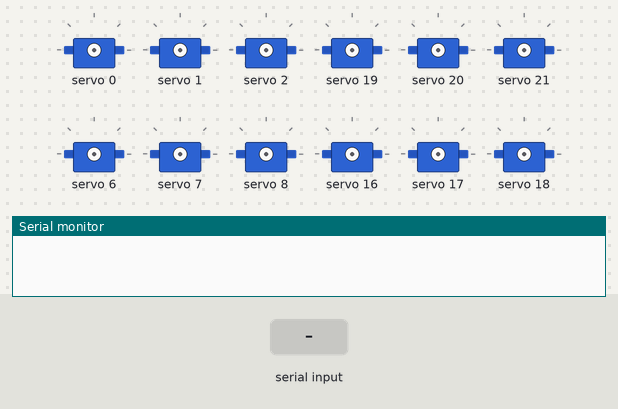
The sketch below on a simulated Arduino Uno, built with avr-gcc and run on an emulated ATmega328P. Parts: 12 × servo, the last lines printed to the serial monitor. Inputs (shaded band) come from the test bench.

Above: at 1.2 s.
1.3 s: "walk 1\n" received over Serial
4.3 s: "set 1\n" received over Serial
At 7.0 s:
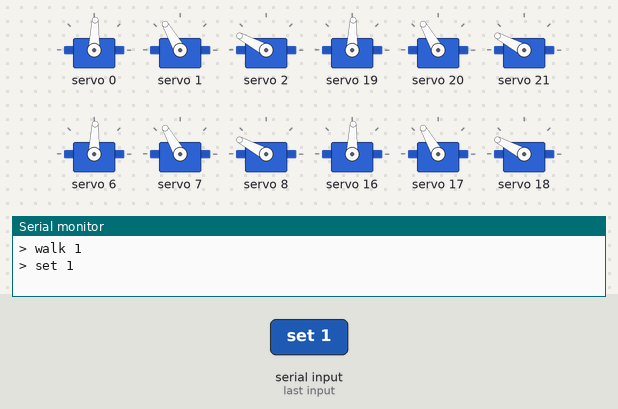
7.3 s: "set" received over Serial
At 8.7 s:
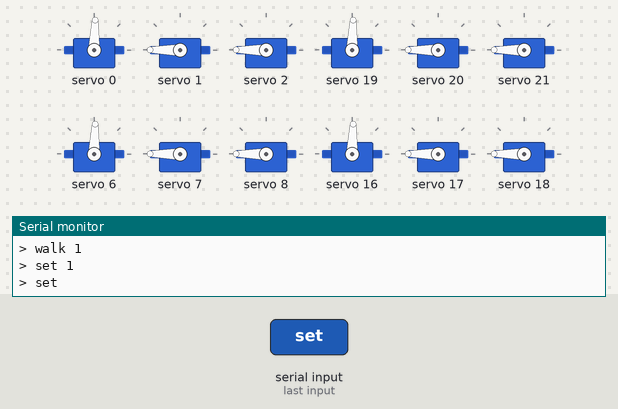
Timing chart, 0 to 10.3 s (numbered marks = the images above; inputs shaded):
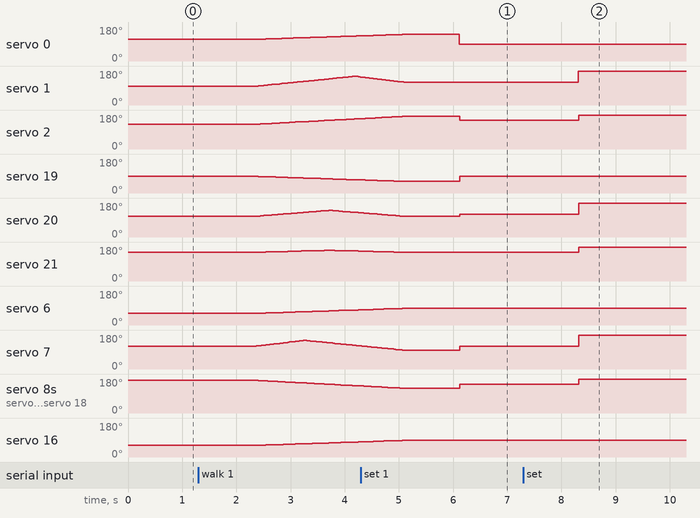

The sketch:

Parker_v4_bk2.ino
```cpp
#include <Adafruit_PWMServoDriver.h>

Adafruit_PWMServoDriver pca1 = Adafruit_PWMServoDriver(0x40);  // Left side
Adafruit_PWMServoDriver pca2 = Adafruit_PWMServoDriver(0x41);  // right side

void setup() {
  Serial.begin(9600);

  pca1.begin();
  pca1.setPWMFreq(60);
  pca2.begin();
  pca2.setPWMFreq(60);
}

//=======================================//================================================> READ COMMANDS

String command[7];  //le arrey qui stocke la commande

void splitStringIntoWords(String str) {  //separates the command into words

  //clear array words
  for (int x = 0; x < 7; x++) {
    command[x] = "";
  }

  int wordCount = 0, startIndex = 0;

  //magic (i actually have no idea how this works)
  while (true) {
    int spaceIndex = str.indexOf(' ', startIndex);
    if (spaceIndex == -1) {
      command[wordCount++] = str.substring(startIndex);
      break;
    }
    command[wordCount++] = str.substring(startIndex, spaceIndex);
    startIndex = spaceIndex + 1;
  }
}

void loop() {  //loop here !!!

  if (Serial.available()) {
    String commandFull = Serial.readString();
    splitStringIntoWords(commandFull);
    Serial.print("> ");
    Serial.println(commandFull);

    String type = command[0];

    if (type == "move") {
      Move();
    } else if (type == "walk") {
      Walk();
    } else if (type == "rotate") {
      //Rotate();
    } else if (type == "define") {
      Define();
    } else if (type == "set") {
      Set(false, 0);
    } else if (type == "turn") {
      Turn();
    } else if (type == "play") {
      //Play();
    } else {
      Serial.println("! Command error at 'type' input: " + String(command[0]));
    }
  }
}

//=======================================//================================================> WALK FRONT BACK

void Walk() {
  int8_t direction = (command[1] == "f") ? 1 : -1;
  int8_t times = command[2].toInt();

  FrontBack(direction, times);
}

int degFB[6][2] = {
  { 90, 50 },   //front and back > base (-/+)
  { 80, 60 },   //front and back > coxa (->)
  { 50, 10 },   //front and back > tibia (->)
  { 65, 115 },  //middle > base (->)
  { 60, 70 },   //middle > coxa (->)
  { 20, 30 }    //middle > tibia (->)
};

int vel = 180;
int8_t rise = 30;
int lastDir = 0;

void FrontBack(int8_t direction, int8_t times) {

  int x, y;

  if (lastDir != direction) {
    times += 1;
  }

  for (int cycle = ((direction == lastDir) ? 0 : 1); cycle < times * 2; cycle++) {

    int8_t cycleBinary = (cycle % 2 == 0) ? 1 : -1;

    if (direction == 1) {
      //front
      x = (cycleBinary == 1) ? 0 : -vel;
      y = (cycleBinary == 1) ? vel : 0;
    } else {
      //back
      x = (cycleBinary == 1) ? -vel : 0;
      y = (cycleBinary == 1) ? 0 : vel;
    }

    for (int a = x; a <= y; a++) {

      int aFixed = (a <= 0) ? a * -1 : a;  //LRL

      pca1.setPWM(0, 0, 115 + (180 - (((float)((degFB[0][0] - degFB[0][1]) - degFB[0][0]) / vel) * SmoothFixed(aFixed, 1, x, times, cycle, direction) + degFB[0][0])) * 2.694);
      pca1.setPWM(1, 0, 115 + (180 - MidleMov(degFB[1][1], degFB[1][0], 1, 1, aFixed, cycleBinary)) * 2.694);
      pca1.setPWM(2, 0, 115 + (180 - (((float)(degFB[2][1] - degFB[2][0]) / vel) * aFixed + degFB[2][0])) * 2.694);
      //
      pca2.setPWM(3, 0, 115 + (180 - (((float)(degFB[3][1] - degFB[3][0]) / vel) * SmoothFixed(aFixed, 1, x, times, cycle, direction) + degFB[3][0])) * 2.694);
      pca2.setPWM(4, 0, 115 + (180 - MidleMov(degFB[4][1], degFB[4][0], 2, 1, aFixed, cycleBinary)) * 2.694);
      pca2.setPWM(5, 0, 115 + (180 - (((float)(degFB[5][1] - degFB[5][0]) / (vel / 2)) * abs(aFixed - vel / 2) + degFB[5][0])) * 2.694);
      //
      pca1.setPWM(6, 0, 115 + (180 - (((float)(degFB[0][0] - (degFB[0][0] + degFB[0][1])) / vel) * SmoothFixed(aFixed, 1, x, times, cycle, direction) + (degFB[0][0] + degFB[0][1]))) * 2.694);
      pca1.setPWM(7, 0, 115 + (180 - MidleMov(degFB[1][0], degFB[1][1], 3, 1, aFixed, cycleBinary)) * 2.694);
      pca1.setPWM(8, 0, 115 + (180 - (((float)(degFB[2][0] - degFB[2][1]) / vel) * aFixed + degFB[2][1])) * 2.694);

      int aInverted = vel - aFixed;  //RLR

      pca2.setPWM(0, 0, 115 + (180 - (((float)((degFB[0][0] + degFB[0][1]) - degFB[0][0]) / vel) * SmoothFixed(aInverted, 2, x, times, cycle, direction) + degFB[0][0])) * 2.694);
      pca2.setPWM(1, 0, 115 + (180 - MidleMov(degFB[1][1], degFB[1][0], 1, 2, aInverted, cycleBinary)) * 2.694);
      pca2.setPWM(2, 0, 115 + (180 - (((float)(degFB[2][1] - degFB[2][0]) / vel) * aInverted + degFB[2][0])) * 2.694);
      //
      pca1.setPWM(3, 0, 115 + (180 - (((float)(degFB[3][0] - degFB[3][1]) / vel) * SmoothFixed(aInverted, 2, x, times, cycle, direction) + degFB[3][1])) * 2.694);
      pca1.setPWM(4, 0, 115 + (180 - MidleMov(degFB[4][1], degFB[4][0], 2, 2, aInverted, cycleBinary)) * 2.694);
      pca1.setPWM(5, 0, 115 + (180 - (((float)(degFB[5][1] - degFB[5][0]) / (vel / 2)) * abs(aInverted - vel / 2) + degFB[5][0])) * 2.694);
      //
      pca2.setPWM(6, 0, 115 + (180 - (((float)(degFB[0][0] - (degFB[0][0] - degFB[0][1])) / vel) * SmoothFixed(aInverted, 2, x, times, cycle, direction) + (degFB[0][0] - degFB[0][1]))) * 2.694);
      pca2.setPWM(7, 0, 115 + (180 - MidleMov(degFB[1][0], degFB[1][1], 3, 2, aInverted, cycleBinary)) * 2.694);
      pca2.setPWM(8, 0, 115 + (180 - (((float)(degFB[2][0] - degFB[2][1]) / vel) * aInverted + degFB[2][1])) * 2.694);
    }
  }

  lastDir = direction;  // -I'm just here, existing...
}

float SmoothFixed(int a, int sideMotor, int from, int times, int cycleNow, int direction) {

  if (cycleNow == ((direction == lastDir) ? 0 : 1) || cycleNow == (times * 2 - 1)) {  //slow (x0.5)

    from = (from == 0) ? -vel : vel;

    int d1 = (sideMotor == 1) ? 0 : vel;
    int d2 = (sideMotor == 1) ? vel : 0;

    if (from == -vel) {
      a = a - ((cycleNow == ((lastDir == direction) ? 0 : 1)) ? d1 : d2);
    } else if (from == vel) {
      a = a - ((cycleNow == ((lastDir == direction) ? 0 : 1)) ? d2 : d1);
    }

    return (float)a / 2 + (vel / 2);

  } else {  //fast (x1)

    return a;
  }
}

float MidleMov(int to, int from, int8_t posMotor, int8_t sideMotor, int a, int8_t nCycle) {

  if (sideMotor == 2) {
    nCycle = nCycle * -1;
  }

  if (nCycle == 1) {  //touching floor

    if (posMotor == 1) {
      return ((float)(to - from) / vel) * a + from;
    } else if (posMotor == 2) {
      return ((float)(to - from) / (vel / 2)) * abs(a - vel / 2) + from;
    } else {
      return ((float)(to - from) / vel) * a + from;
    }

  } else if (nCycle == -1) {  //touching air

    if (posMotor == 1) {
      return max(((float)(to - (to - rise)) / (vel / 3)) * a + (to - (3 * rise)), ((float)((to - rise) - from) / ((vel / 3) * 2)) * a + from);
    } else if (posMotor == 2) {
      return ((float)(to - (to - rise)) / (vel / 2)) * abs(a - (vel / 2)) + (to - rise);
    } else {
      return max(((float)(from - (from - rise)) / (vel / 3)) * (vel - a) + (from - (3 * rise)), ((float)((from - rise) - to) / ((vel / 3) * 2)) * (vel - a) + to);
    }
  }
}

//=======================================//================================================> MOVE

void Move() {

  String binary = command[2];
  int pos = 3;

  if (command[1] == "all") {  //move all motors

    (binary.charAt(0) == '1') ? PWM(6, -1, 0, command[pos++].toInt()) : 0;
    (binary.charAt(1) == '1') ? PWM(6, -1, 1, command[pos++].toInt()) : 0;
    (binary.charAt(2) == '1') ? PWM(6, -1, 2, command[pos++].toInt()) : 0;
  } else if (command[1] == "tri") {  //move three motors

    int side = (command[2] == "lrl") ? 1 : -1;
    binary = command[3];
    pos = 4;

    (binary.charAt(0) == '1') ? PWM(3, side, 0, command[pos++].toInt()) : 0;
    (binary.charAt(1) == '1') ? PWM(3, side, 1, command[pos++].toInt()) : 0;
    (binary.charAt(2) == '1') ? PWM(3, side, 2, command[pos++].toInt()) : 0;
  } else if (command[1].toInt() < 7) {  //move only one motor

    int leg = command[1].toInt() - 1;

    (binary.charAt(0) == '1') ? PWM(1, leg, 0, command[pos++].toInt()) : 0;
    (binary.charAt(1) == '1') ? PWM(1, leg, 1, command[pos++].toInt()) : 0;
    (binary.charAt(2) == '1') ? PWM(1, leg, 2, command[pos++].toInt()) : 0;
  }
}

int PWM(int amount, int leg, int mot, int degree) {

  if (amount == 1) {

    if (leg <= 3) {
      pca1.setPWM(leg * 3 + mot, 0, 115 + (180 - degree) * 2.694);
    } else if (leg <= 6) {
      pca2.setPWM(leg * 3 + mot, 0, 115 + (180 - degree) * 2.694);
    }

  } else if (amount == 3) {

    if (leg == 1) {
      pca1.setPWM(0 * 3 + mot, 0, 115 + (180 - degree) * 2.694);  //leg 1
      pca2.setPWM(1 * 3 + mot, 0, 115 + (180 - degree) * 2.694);  //leg 5
      pca1.setPWM(2 * 3 + mot, 0, 115 + (180 - degree) * 2.694);  //leg 3
    } else if (leg == -1) {
      pca2.setPWM(0 * 3 + mot, 0, 115 + (180 - degree) * 2.694);  //leg 4
      pca1.setPWM(1 * 3 + mot, 0, 115 + (180 - degree) * 2.694);  //leg 2
      pca2.setPWM(2 * 3 + mot, 0, 115 + (180 - degree) * 2.694);  //leg 6
    }

  } else if (amount == 6) {
    for (int8_t rep = 0; rep < 3; rep++) {
      pca1.setPWM(rep * 3 + mot, 0, 115 + (180 - degree) * 2.694);
      pca2.setPWM(rep * 3 + mot, 0, 115 + (180 - degree) * 2.694);
    }
  }

  return 1;
}

//=======================================//================================================> DEFINE

void Define() {

  String variable = command[1];

  if (variable == "vel") {
    Serial.println(vel);
    vel = command[2].toInt();
    Serial.println(vel);
  } else if (variable == "rise") {
    rise = command[2].toInt();
  } else if (variable == "degfb") {
    //
  } else if (variable == "deglr") {
    //
  }
}

//=======================================//================================================> Set

void Set(bool called, int8_t movement) {

  if (!called) {
    movement = command[1].toInt();
  }

  if (movement == 0) {
    splitStringIntoWords("move all 111 90 0 0");
    Move();
  } else if (movement == 1) {
    splitStringIntoWords("move all 111 90 60 30");
    Move();
  }
  // else if (movement == "big") {
  //   splitStringIntoWords("move all 111 90 125 145");
  //   Move();
  // } else if (movement == "tall") {
  //   splitStringIntoWords("move all 111 90 180 105");
  //   Move();
  // }
}

//=======================================//================================================> Turn

void Turn() {
  if (command[1] == "off") {

    if (command[2] == "0") {
      Set(true, 0);
      delay(600);
    }

    for (int8_t disable = 0; disable < 9; disable++) {
      pca1.setPWM(disable, 1000, 115 + (90 * 2.694));
      pca2.setPWM(disable, 1000, 115 + (90 * 2.694));
    }

  } else if (command[1] == "all") {
    ((command[2].charAt(0) == '1') ? OffOn(6, -1, 0, ((command[3] == "off") ? false : true)) : 0);
    ((command[2].charAt(1) == '1') ? OffOn(6, -1, 1, ((command[3] == "off") ? false : true)) : 0);
    ((command[2].charAt(2) == '1') ? OffOn(6, -1, 2, ((command[3] == "off") ? false : true)) : 0);
  } else if (command[1].toInt() < 7) {
    int8_t leg = command[1].toInt();
    ((command[2].charAt(0) == '1') ? OffOn(1, leg, 0, ((command[3] == "off") ? false : true)) : 0);
    ((command[2].charAt(1) == '1') ? OffOn(1, leg, 1, ((command[3] == "off") ? false : true)) : 0);
    ((command[2].charAt(2) == '1') ? OffOn(1, leg, 2, ((command[3] == "off") ? false : true)) : 0);
  }
}

int8_t OffOn(int8_t amount, int8_t leg, int8_t motor, bool activate) {

  if (amount == 6) {
    for (int x = 0; x < 3; x++) {
      pca1.setPWM(x * 3 + motor, ((!activate) ? 1000 : 0), ((motor == 0) ? 357 : 600));
      pca2.setPWM(x * 3 + motor, ((!activate) ? 1000 : 0), ((motor == 0) ? 357 : 600));
    }
  } else if (amount == 1) {
    if (leg <= 3) {
      pca1.setPWM((leg - 1) * 3 + motor, ((!activate) ? 1000 : 0), ((motor == 0) ? 357 : 600));
    } else if (leg <= 6) {
      pca2.setPWM((leg - 1) * 3 + motor, ((!activate) ? 1000 : 0), ((motor == 0) ? 357 : 600));
    }
  }
  return 1;
}
```

Measured:
- after the input at 1.3 s, servo 0: moves from 115° to 133° over 1.8 s, starting after 1.1 s; servo 1: rises from 99° to 152° in 1.8 s, then falls to 148° in 0.12 s
- after the input at 7.3 s, servo 1, servo 20, servo 7, servo 17: 120° → 180° after 1.0 s; servo 2, servo 21, servo 8, servo 18: 152° → 180° after 1.0 s
